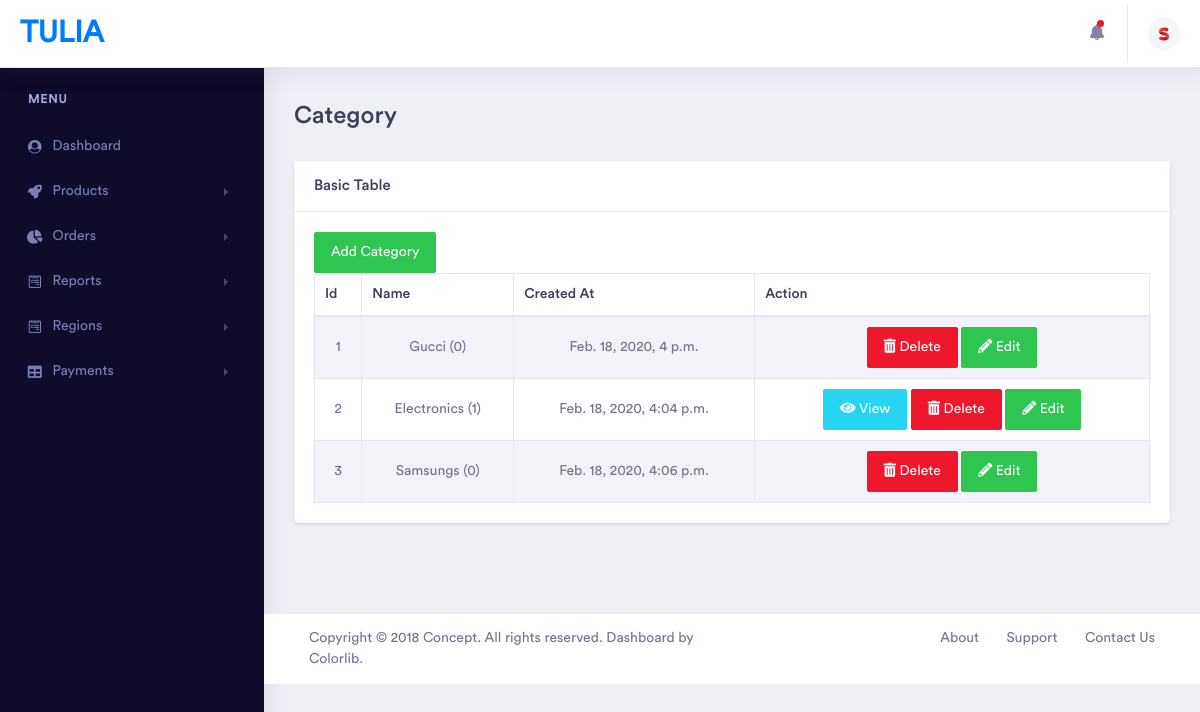
The page /tuliaadmin/category/ (signed in) on the database its author committed.
### Tulia_admin/models.py (models this page shows, shortened)
class Seller(get_user_model()):
    phone_number = models.CharField(max_length=20, null=False, blank=False)
    business_no = models.CharField(max_length=100, null=False, unique=True, blank=False)
    store_logo = models.ImageField(default="no_seller_logo.jpg", upload_to='store_logo', max_length=200,
                                   null=True)  # height_field=None, width_field=None
    store_name = models.CharField(max_length=100, null=False, unique=True)
    SELLER_STATUS = (
        ('VERIFIED', 'Verified'),
        ('UNVERIFIED', 'Unverified'),
    )
    status = models.CharField(choices=SELLER_STATUS, max_length=100, default='UNVERIFIED')
    country = models.CharField(max_length=100, null=False)
    class Meta:
        verbose_name = 'Seller'
        verbose_name_plural = 'Sellers'

class Category(models.Model):
    name = models.CharField(max_length=100, unique=True, null=False, blank=False)
    parent_id = models.ForeignKey('Category', on_delete=models.CASCADE, blank=True, null=True)
    created_at = models.DateTimeField(auto_now_add=True)
    updated_at = models.DateTimeField(auto_now=True)
    @property
    def has_children(self):
        if Category.objects.filter(parent_id=self).count() > 0:
            return True
        else:
            return False
    @property
    def is_child(self):
        if self.parent_id:
            return True
        else:
            return False
    def childern_count(self):
        category_childern = Category.objects.filter(parent_id=self).count()
        if category_childern:
            return category_childern
        else:
            return category_childern

### Tulia_admin/views.py (the view)
# urls.py: path('category/', views.category , name='category'),
def category(request):
    independent_categories = []
    categories = Category.objects.all()
    for category in categories:
        if not category.is_child:
            independent_categories.append(category)
    context = {
        'categories': set(independent_categories),
    }
    return render(request, 'tulia/product/category.html', context)

### Tulia/templatetags/call_method.py (called while the page is built)
@register.filter(name='seller_image')
def seller_image(request):
    seller = Seller.objects.filter(user_ptr_id = request.user.id).first()
    if seller.store_logo.url:
        return seller.store_logo.url
    return seller.store_logo.url

### Tulia_admin/templates/tulia/product/category.html (shortened to what this page needs)
{% extends 'tulia/dashboard/dashboard.html' %}
{% load static %}
{% block content %}
    <div class="dashboard-wrapper">
            <div class="container-fluid  dashboard-content">
                <div class="row">
                    <div class="col-xl-12 col-lg-12 col-md-12 col-sm-12 col-12">
                        <div class="page-header">
                            <h2 class="pageheader-title">Category</h2>
                        </div>
                    </div>
                </div>
                <div class="row">
                    <div class="col-xl-12 col-lg-12 col-md-12 col-sm-12 col-12">
                        <div class="card">
                            <h5 class="card-header">Basic Table</h5>
                            <div class="card-body">
                                <div class="table-responsive">
                                    <a href="#" data-toggle="modal" data-target="#addCategory" class="btn btn-success pull-right">Add Category</a>
                                    <table id="example" class="table table-striped table-bordered " style="width:100%;">
                                    <thead>
                                        <tr class="text-capitalize">
                                            <th>Id</th>
                                            <th>Name</th>
                                            <th>Created At</th>
                                            <th>Action</th>
                                        </tr>
                                    </thead>
                                    <tbody>
                                        {% for category in categories %}
                                            <tr class="text-center ">
                                                <td class="tb-data">{{ category.id }}</td>
                                                <td class="tb-data text-capitalize">{{ category.name }} ({{ category.childern_count }})</td>
                                                <td class="tb-data">{{ category.created_at }}</td>
                                                <td class="tb-data">
                                                    {% if category.has_children %}
                                                    <a href="{% url "TuliaAdmin:view_sub_category" category.id %}" class="btn btn-info"><i class="fas fa-eye"></i> View</a>
                                                    {% endif %}
                                                    <a href="" data-toggle="modal" data-target="#delete{{ category.id }}" class="btn btn-danger"><i class="fas fa-trash-alt"></i> Delete</a>
                                                    <a href="" data-toggle="modal" data-target="#editcategory{{ category.id }}" class="btn btn-success"><i class="fas fa-pencil-alt"></i> Edit</a>
                                                </td>
                                            </tr>
                                        {% endfor %}
                                    </tbody>
                                </table>
                                </div>
                            </div>
                        </div>
                    </div>
                </div>
            </div>
            <div class="footer">
                <div class="container-fluid">
                    <div class="row">
                        <div class="col-xl-6 col-lg-6 col-md-12 col-sm-12 col-12">
                            Copyright © 2018 Concept. All rights reserved. Dashboard by <a href="">Colorlib</a>.
                        </div>
                        <div class="col-xl-6 col-lg-6 col-md-12 col-sm-12 col-12">
                            <div class="text-md-right footer-links d-none d-sm-block">
                                <a href="javascript: void(0);">About</a>
                                <a href="javascript: void(0);">Support</a>
                                <a href="javascript: void(0);">Contact Us</a>
                            </div>
                        </div>
                    </div>
                </div>
            </div>
        </div>
{% endblock content %}

### Tulia_admin/templates/tulia/dashboard/dashboard.html (shortened to what this page needs)
<!doctype html>
{% load static %}
{%  load call_method %}
<html lang="en">
<head>
    <link rel="stylesheet" href="{% static 'assets/vendor/bootstrap/css/bootstrap.min.css' %}">
    <link href="{% static 'assets/vendor/fonts/circular-std/style.css' %}" rel="stylesheet">
    <link rel="stylesheet" href="{% static 'assets/libs/css/style.css' %}">
    <link rel="stylesheet" href="{% static 'assets/vendor/fonts/fontawesome/css/fontawesome-all.css' %}">
    <link rel="stylesheet" href="{% static 'assets/vendor/charts/chartist-bundle/chartist.css' %}">
    <link rel="stylesheet" href="{% static 'assets/vendor/charts/morris-bundle/morris.css' %}">
    <link rel="stylesheet" href="{% static 'assets/vendor/fonts/material-design-iconic-font/css/materialdesignicons.min.css' %}">
    <link rel="stylesheet" href="{% static 'assets/vendor/charts/c3charts/c3.css' %}">
    <link rel="stylesheet" href="{% static 'assets/vendor/fonts/flag-icon-css/flag-icon.min.css' %}">
</head>
<body>
    <div class="dashboard-main-wrapper">
        <div class="dashboard-header">
            <nav class="navbar navbar-expand-lg bg-white fixed-top">
                <a class="navbar-brand" href="dashboard.html">TULIA</a>
                <div class="collapse navbar-collapse " id="navbarSupportedContent">
                    <ul class="navbar-nav ml-auto navbar-right-top">
                        <li class="nav-item dropdown notification">
                            <a class="nav-link nav-icons" href="#" id="navbarDropdownMenuLink1" data-toggle="dropdown" aria-haspopup="true" aria-expanded="false"><i class="fas fa-fw fa-bell"></i> <span class="indicator"></span></a>
                        </li>
                        <li class="nav-item dropdown nav-user">
                            <a class="nav-link nav-user-img" href="#" id="navbarDropdownMenuLink2" data-toggle="dropdown" aria-haspopup="true" aria-expanded="false"><img src="{{ request|seller_image }}" alt="" class="user-avatar-md rounded-circle"></a>
                        </li>
                    </ul>
                </div>
            </nav>
        </div>
        <div class="nav-left-sidebar sidebar-dark">
            <div class="menu-list">
                <nav class="navbar navbar-expand-lg navbar-light">
                    <div class="collapse navbar-collapse" id="navbarNav">
                        <ul class="navbar-nav flex-column">
                            <li class="nav-divider">
                                Menu
                            </li>
                            <li class="nav-item ">
                                <a class="nav-link " href="{% url 'TuliaAdmin:home' %}"
                                >
                                    <i class="fa fa-fw fa-user-circle"></i>Dashboard
                                </a>
                            </li>
                            <li class="nav-item">
                                <a class="nav-link" href="#" data-toggle="collapse" aria-expanded="false" data-target="#submenu-2" aria-controls="submenu-2"><i class="fa fa-fw fa-rocket"></i>Products</a>
                            </li>
                            <li class="nav-item">
                                <a class="nav-link" href="#" data-toggle="collapse" aria-expanded="false" data-target="#submenu-3" aria-controls="submenu-3"><i class="fas fa-fw fa-chart-pie"></i>Orders</a>
                            </li>
                            <li class="nav-item ">
                                <a class="nav-link" href="#" data-toggle="collapse" aria-expanded="false" data-target="#submenu-77" aria-controls="submenu-77"><i class="fab fa-fw fa-wpforms"></i>Reports</a>
                            </li>
                            <li class="nav-item ">
                                <a class="nav-link" href="#" data-toggle="collapse" aria-expanded="false" data-target="#submenu-4" aria-controls="submenu-4" ><i class="fab fa-fw fa-wpforms"></i>Regions</a>
                            </li>
                            <li class="nav-item">
                                <a class="nav-link" href="#" data-toggle="collapse" aria-expanded="false" data-target="#submenu-5" aria-controls="submenu-5"><i class="fas fa-fw fa-table"></i>Payments</a>
                            </li>
                        </ul>
                    </div>
                </nav>
            </div>
        </div>
    <div class="col-sm-7" style="margin: 0 auto;">
    </div>
        {% block content %}
        {% endblock content %}
    </div>
{% load sweetify %}
</body>
</html>

### rows shown on the page
Category: id "1", name "Gucci", childern_count "0", created_at "Feb. 18, 2020, 4 p.m."
Category: id "2", name "Electronics", childern_count "1", created_at "Feb. 18, 2020, 4:04 p.m.", shows "View"
Category: id "3", name "Samsungs", childern_count "0", created_at "Feb. 18, 2020, 4:06 p.m."
